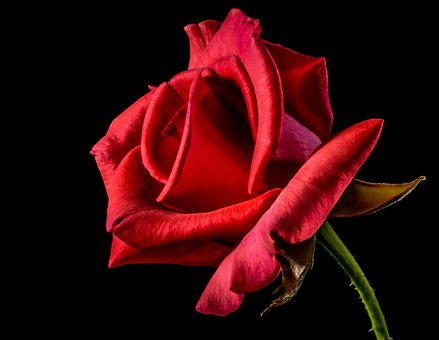
#> input picture face detection project/rose.jpg, 439 x 340 px
$ python opencvimagepro.py
#> lines starting #> are read from the running program, lines starting #| are printed output that depends on the picture
import cv2

img = cv2.imread('rose.jpg')
#> img is the input picture: shape (340, 439, 3); mean B, G, R 10.1, 8, 54.7

#print("Image Properties")
#print("- Number of Pixels: " + str(img.size))
#print("- Shape/Dimensions: " + str(img.shape))
blue, green, red = cv2.split(img) # Split the image into its channels
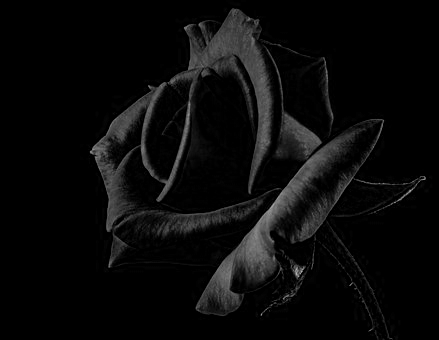
#> blue: shape (340, 439); min 0, max 182, mean 10.1
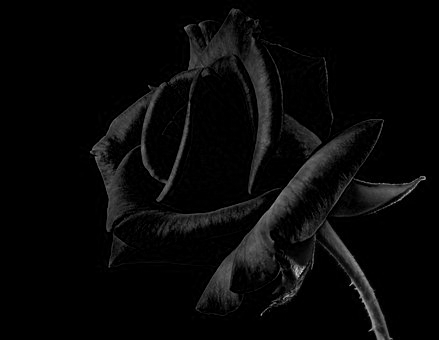
#> green: shape (340, 439); min 0, max 210, mean 8
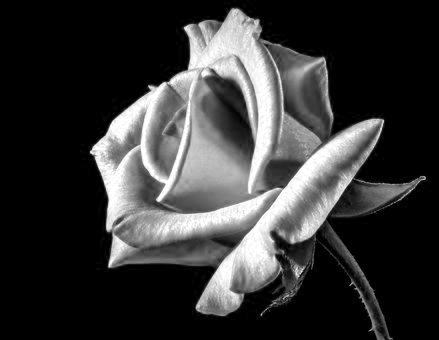
#> red: shape (340, 439); min 0, max 255, mean 54.7
img_gs = cv2.imread('rose.jpg', cv2.IMREAD_GRAYSCALE) # Convert image to grayscale
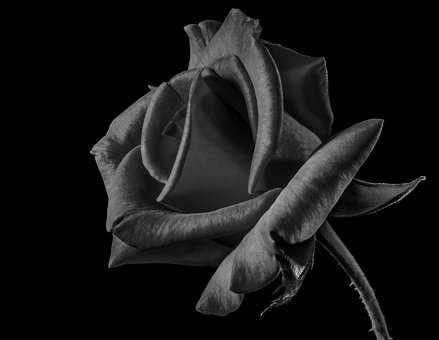
#> img_gs: shape (340, 439); min 0, max 213, mean 21.9

#> (the run stopped early here; a loop or call above may not have finished)

$ run again, with face detection project/test.jpg copied over face detection project/rose.jpg
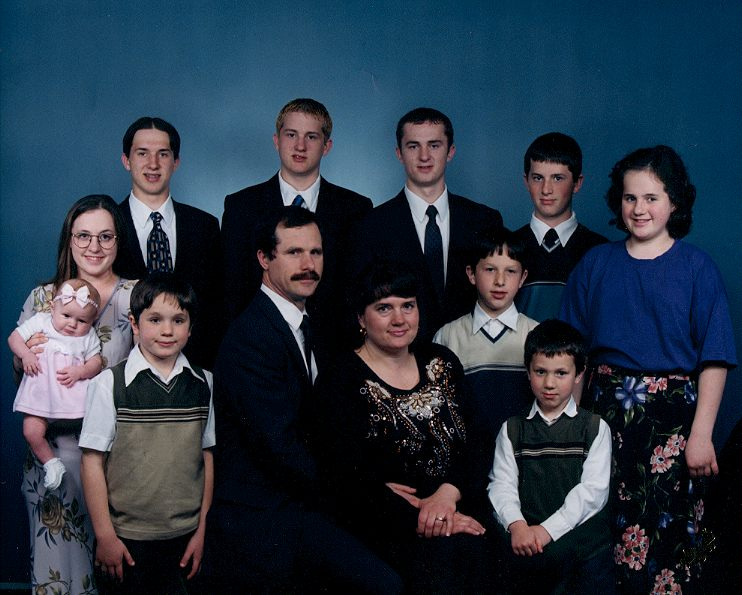
#> input picture face detection project/test.jpg, 742 x 595 px
#> img is the input picture: shape (595, 742, 3); mean B, G, R 68.3, 53.9, 40.9
#> `blue, green, red = cv2.split(img)`:
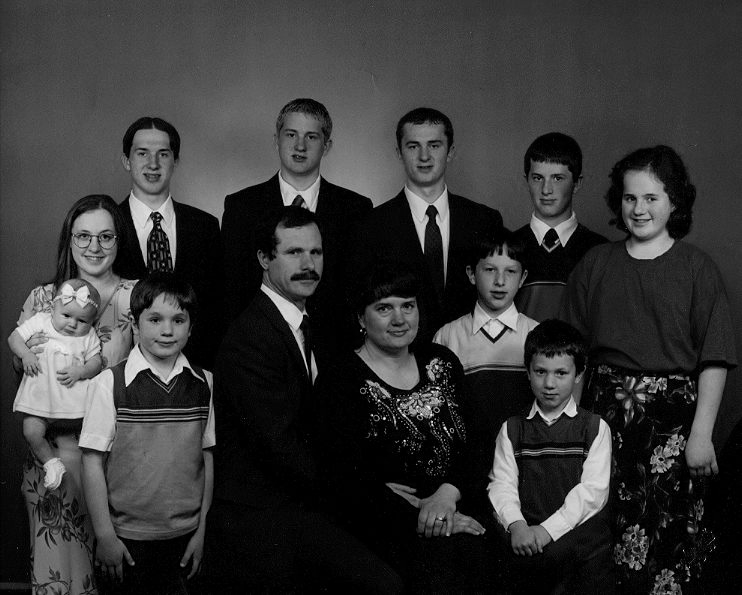
#> green: shape (595, 742); min 0, max 255, mean 53.9
#> `blue, green, red = cv2.split(img)`:
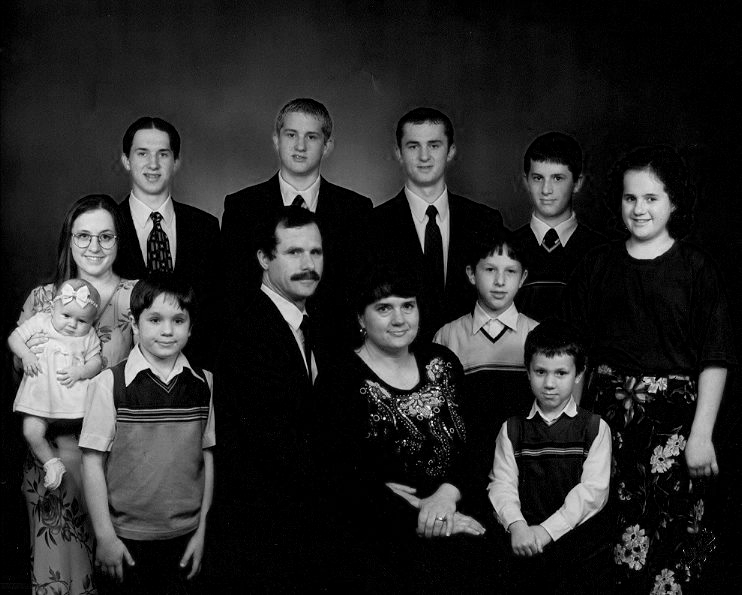
#> red: shape (595, 742); min 0, max 255, mean 40.9
